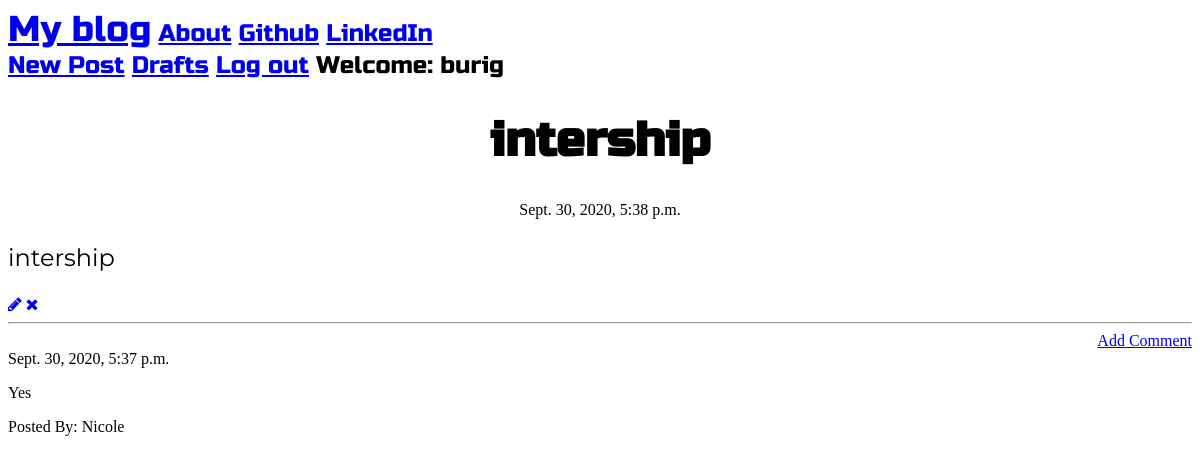
The app's page /post/11 (signed in) with its own data.
### blog_app/models.py (models this page shows, shortened)
class Post(models.Model):
    author = models.ForeignKey('auth.User', on_delete=models.CASCADE)
    title = models.CharField(max_length=200)
    text = models.TextField()
    created_date = models.DateTimeField(default=timezone.now())
    published_date = models.DateTimeField(blank=True, null=True)

class Comments(models.Model):
    post = models.ForeignKey('blog_app.Post', related_name='comments', on_delete=models.CASCADE)
    author = models.CharField(max_length=200)
    text = models.TextField()
    created_date = models.DateTimeField(default=timezone.now())
    approved_comment = models.BooleanField(default=False)

### blog_app/views.py (the view)
# urls.py: url(r'^post/(?P<pk>\d+)$', views.PostDetailView.as_view(), name='post_detail'),
class PostDetailView(DetailView):
    model = Post

### blog_app/templates/blog_app/post_detail.html (shortened to what this page needs)
{% extends "blog_app/base.html" %}
{% block content %}
<h1 class="posttitle loader">{{post.title}}</h1>
{% if post.published_date %}
    <div class="date postdate">
        {{ post.published_date}}
    </div>
{% else %}
    <a class="btn btn-outline-dark" href="{% url 'post_publish' pk=post.pk %}">Publish</a>
{% endif %}
<p class="postcontent">{{ post.title|safe|linebreaksbr}}</p>
{% if user.is_authenticated %}
    <a class="btn btn-primary" href="{% url 'post_edit' pk=post.pk %}"><span class="fa fa-pencil"></span></a>
    <a class="btn btn-primary" href="{% url 'post_remove' pk=post.pk %}"><span class="fa fa-remove"></span></a>
{% endif %}
<hr>
<a class="btn btn-primary btn-comment" href="{% url 'add_comment_to_post' pk=post.pk %}">Add Comment</a>
<div class="container">
    {% for comment in post.comments.all %}
    <br>
        {% if user.is_authenticated or comment.approved_comment %}
            {{comment.created_date}}
            <p>{{comment.text|safe|linebreaks}}</p>
            <p>Posted By: {{ comment.author }}</p>
        {% endif %}
    {% endfor %}
</div>
{% endblock %}

### blog_app/templates/blog_app/base.html (shortened to what this page needs)
<!DOCTYPE html>
{% load static %}
<html lang="en">
<head>
        <link href="https://maxcdn.bootstrapcdn.com/font-awesome/4.7.0/css/font-awesome.min.css" rel="stylesheet">
        <link rel="stylesheet" href="//cdn.jsdelivr.net/npm/medium-editor@latest/dist/css/medium-editor.min.css" type="text/css" media="screen" charset="utf-8">
        <link rel="stylesheet" href="{% static 'css/blog.css' %}">
</head>
<body class="loader">
<nav class="navbar navbar-expand-lg bg-light techfont">
    <div class="container">
        <div class="navbar-nav align-items-center">
            <a class="navbar-brand bigbrand" href="{% url 'post_list' %}">My blog</a>
            <a class="nav-item nav-link" href="{% url 'about' %}">About</a>
            <a class="nav-item nav-link" href="https://github.com">Github</a>
            <a class="nav-item nav-link" href="https://www.linkedin.com/feed">LinkedIn</a>
        </div>
       <div class="navbar-nav align-items-center ml-auto">
          {% if user.is_authenticated %}
            <a class="nav-item nav-link" href="{% url 'post_new' %}">New Post</a>
            <a class="nav-item nav-link" href="{% url 'post_draft_list' %}">Drafts</a>
            <a class="nav-item nav-link" href="{% url 'logout' %}">Log out</a>
            <a >Welcome: {{ user.username }}</a>
          {% else %}
            <a class="nav-item nav-link" href="{% url 'login' %}" aria-label="Login">
              <span class="fa fa-user" aria-hidden="true"></span></a>
          {% endif %}
        </div>
    </div>
</nav>
<div class="content container">
    <div class="row">
        <div class="col-md-8">
            <div class="blog_posts">
                {% block content %}
                {% endblock %}
            </div>
        </div>
    </div>
</div>
</body>
</html>

### blog_app/static/css/blog.css (style rules this page uses)
.techfont { font-family: 'Russo One', sans-serif; font-size: 1.5em; margin-bottom: 10px; }
.postdate { text-align: center; }
.posttitle { font-family: 'Russo One', sans-serif; font-size: 3em; text-align: center; }
.postcontent { font-family: 'Montserrat'; font-size: 1.5em; }
.btn-comment { position: absolute; right: 0px; }
.bigbrand { font-size: 1.5em; }
.loader { filter:hue-rotate(0deg); color: linear-gradient(45deg,#0f8,#08f); animation:hue 5000ms infinite linear; }

### records on screen
Post: title "intership", published_date "Sept. 30, 2020, 5:38 p.m."
Comments: created_date "Sept. 30, 2020, 5:37 p.m.", text "Yes", author "Nicole"

### other values on screen
{{ user.username }} "burig"
